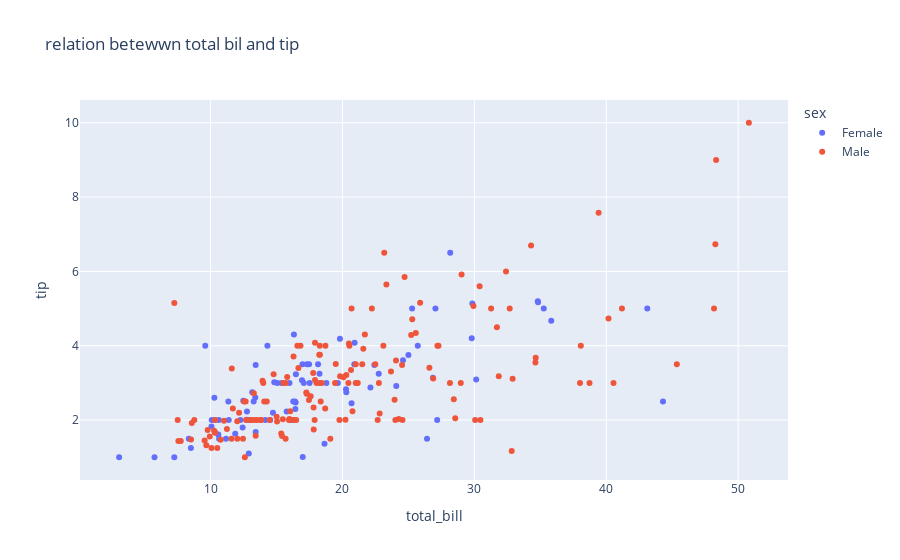

Source (notebook cell):
### Code cell
fig1 = px.scatter(df, x= 'total_bill', y='tip', title='relation betewwn total bil and tip',color='sex')
fig1

### Figure 1 — Plotly figure (JSON) as saved in the notebook; plotly's stock layout.template omitted (floating-point values rounded to 4 significant figures; data arrays with more than 128 entries replaced by an {"elided": "..."} marker saying what was removed)
{"data": [{"hovertemplate": "sex=Female<br>total_bill=%{x}<br>tip=%{y}<extra></extra>", "legendgroup": "Female", "marker": {"color": "#636efa", "symbol": "circle"}, "mode": "markers", "name": "Female", "orientation": "v", "showlegend": true, "type": "scatter", "x": [16.99, 24.59, 35.26, 14.83, 10.33, 16.97, 20.29, 15.77, 19.65, 15.06, 20.69, 16.93, 10.29, 34.81, 26.41, 16.45, 3.07, 17.07, 26.86, 25.28, 14.73, 10.07, 34.83, 5.75, 16.32, 22.75, 11.35, 15.38, 44.3, 22.42, 20.92, 14.31, 7.25, 25.71, 17.31, 10.65, 12.43, 24.08, 13.42, 12.48, 29.8, 14.52, 11.38, 20.27, 11.17, 12.26, 18.26, 8.51, 10.33, 14.15, 13.16, 17.47, 27.05, 16.43, 8.35, 18.64, 11.87, 29.85, 25, 13.39, 16.21, 17.51, 10.59, 10.63, 9.6, 20.9, 18.15, 19.81, 43.11, 13, 12.74, 13, 16.4, 16.47, 12.76, 13.27, 28.17, 12.9, 30.14, 13.42, 15.98, 16.27, 10.09, 22.12, 35.83, 27.18, 18.78], "xaxis": "x", "y": [1.01, 3.61, 5, 3.02, 1.67, 3.5, 2.75, 2.23, 3, 3, 2.45, 3.07, 2.6, 5.2, 1.5, 2.47, 1, 3, 3.14, 5, 2.2, 1.83, 5.17, 1, 4.3, 3.25, 2.5, 3, 2.5, 3.48, 4.08, 4, 1, 4, 3.5, 1.5, 1.8, 2.92, 1.68, 2.52, 4.2, 2, 2, 2.83, 1.5, 2, 3.25, 1.25, 2, 2, 2.75, 3.5, 5, 2.3, 1.5, 1.36, 1.63, 5.14, 3.75, 2.61, 2, 3, 1.61, 2, 4, 3.5, 3.5, 4.19, 5, 2, 2.01, 2, 2.5, 3.23, 2.23, 2.5, 6.5, 1.1, 3.09, 3.48, 3, 2.5, 2, 2.88, 4.67, 2, 3], "yaxis": "y"}, {"hovertemplate": "sex=Male<br>total_bill=%{x}<br>tip=%{y}<extra></extra>", "legendgroup": "Male", "marker": {"color": "#EF553B", "symbol": "circle"}, "mode": "markers", "name": "Male", "orientation": "v", "showlegend": true, "type": "scatter", "x": {"elided": "157 float values"}, "xaxis": "x", "y": {"elided": "157 float values"}, "yaxis": "y"}], "layout": {"legend": {"title": {"text": "sex"}, "tracegroupgap": 0}, "title": {"text": "relation betewwn total bil and tip"}, "xaxis": {"anchor": "y", "domain": [0, 1], "title": {"text": "total_bill"}}, "yaxis": {"anchor": "x", "domain": [0, 1], "title": {"text": "tip"}}}}
